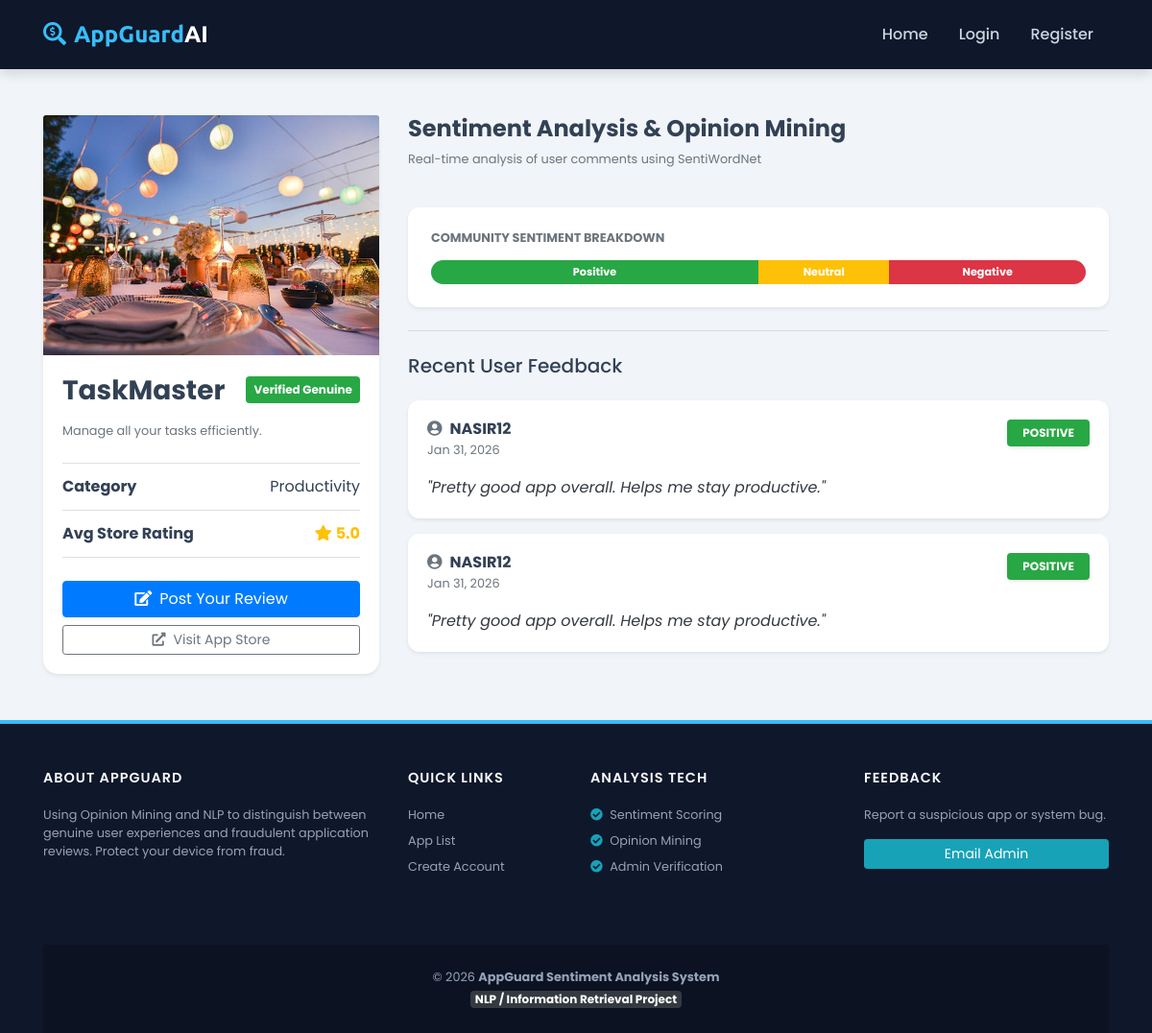
Screenshot of /app/5/ with the database file from the repository.
### myapp/models.py (models this page shows, shortened)
class Application(models.Model):
    name = models.CharField(max_length=150)
    link = models.URLField(max_length=255)
    description = models.TextField()
    category = models.ForeignKey(Category, on_delete=models.SET_NULL, null=True)
    image = models.ImageField(upload_to="app_images/", blank=True, null=True)
    added_on = models.DateTimeField(default=timezone.now)
    rating = models.FloatField(default=5.0)
    avg_sentiment_score = models.FloatField(default=0.0) # Average sentiment score
    is_fraud = models.BooleanField(default=False)

class Category(models.Model):
    name = models.CharField(max_length=100, unique=True)

class Review(models.Model):
    SENTIMENT_CHOICES = (
        ('positive', 'Positive'),
        ('negative', 'Negative'),
        ('neutral', 'Neutral'),
    )
    user = models.ForeignKey(CustomerUser, on_delete=models.CASCADE)
    app = models.ForeignKey(Application, on_delete=models.CASCADE)
    comment = models.TextField()
    rating = models.PositiveSmallIntegerField(default=0)  # 1-5 scale
    sentiment = models.CharField(max_length=10, choices=SENTIMENT_CHOICES, blank=True, null=True)
    sentiment_score = models.FloatField(blank=True, null=True)  # -1 to 1 score
    ip_address = models.GenericIPAddressField(blank=True, null=True)
    is_fake = models.BooleanField(default=False)  # Fake review detection
    created_at = models.DateTimeField(default=timezone.now)

class CustomerUser(models.Model):
    STATUS_CHOICES = (
        ('active', 'Active'),
        ('inactive', 'Inactive'),
        ('banned', 'Banned'),
    )
    user_id = models.AutoField(primary_key=True)
    username = models.CharField(max_length=150, unique=True)
    email = models.EmailField(unique=True)
    password = models.CharField(max_length=255)
    full_name = models.CharField(max_length=150, blank=True, null=True)
    profile_image = models.ImageField(upload_to='profiles/', blank=True, null=True)
    bio = models.TextField(blank=True, null=True)
    phone = models.CharField(max_length=20, blank=True, null=True)
    gender = models.CharField(
        max_length=10,
        choices=[('Male', 'Male'), ('Female', 'Female'), ('Other', 'Other')],
        blank=True,
        null=True
    )
    dob = models.DateField(blank=True, null=True)
    country = models.CharField(max_length=100, blank=True, null=True)
    status = models.CharField(max_length=10, choices=STATUS_CHOICES, default='active')
    last_login = models.DateTimeField(auto_now=True)
    created_at = models.DateTimeField(auto_now_add=True)
    updated_at = models.DateTimeField(auto_now=True)

### myapp/views.py (the view)
# urls.py: path('app/<int:app_id>/', views.app_details, name='app_details'),
def app_details(request, app_id):
    app = get_object_or_404(Application, id=app_id)
    reviews = Review.objects.filter(app=app)
    return render(request, 'app_details.html', {
        'app': app,
        'reviews': reviews
    })

### templates/app_details.html (shortened to what this page needs)
{% extends "base.html" %}
{% block content %}
<div class="container my-5">
    <div class="row">
        <div class="col-lg-4">
            <div class="card shadow-sm border-0 sticky-top" style="top: 100px; border-radius: 15px;">
                {% if app.image %}
                    <img src="{{ app.image.url }}" class="card-img-top" alt="{{ app.name }}" style="height: 250px; object-fit: cover;">
                {% endif %}
                <div class="card-body">
                    <div class="d-flex justify-content-between align-items-center mb-3">
                        <h3 class="font-weight-bold mb-0">{{ app.name }}</h3>
                        <span class="badge {% if app.is_fraud %}badge-danger{% else %}badge-success{% endif %} p-2">
                            {% if app.is_fraud %}Fraud App{% else %}Verified Genuine{% endif %}
                        </span>
                    </div>
                    <p class="text-muted small mb-4">{{ app.description }}</p>
                    <ul class="list-group list-group-flush border-top border-bottom mb-4">
                        <li class="list-group-item d-flex justify-content-between align-items-center px-0 bg-transparent">
                            <strong>Category</strong>
                            <span>{{ app.category.name }}</span>
                        </li>
                        <li class="list-group-item d-flex justify-content-between align-items-center px-0 bg-transparent">
                            <strong>Avg Store Rating</strong>
                            <span class="text-warning font-weight-bold"><i class="fas fa-star mr-1"></i>{{ app.rating }}</span>
                        </li>
                    </ul>
                    <a href="{% url 'add_review' app.id %}" class="btn btn-primary btn-block shadow-sm">
                        <i class="fas fa-edit mr-2"></i>Post Your Review
                    </a>
                    {% if app.link %}
                        <a href="{{ app.link }}" target="_blank" class="btn btn-outline-secondary btn-block btn-sm mt-2">
                            <i class="fas fa-external-link-alt mr-2"></i>Visit App Store
                        </a>
                    {% endif %}
                </div>
            </div>
        </div>
        <div class="col-lg-8">
            <div class="d-flex justify-content-between align-items-end mb-4">
                <div>
                    <h4 class="font-weight-bold">Sentiment Analysis & Opinion Mining</h4>
                    <p class="text-muted small">Real-time analysis of user comments using SentiWordNet</p>
                </div>
            </div>
            <div class="card shadow-sm border-0 mb-4 p-4" style="border-radius: 12px;">
                <h6 class="font-weight-bold text-uppercase small text-muted mb-3">Community Sentiment Breakdown</h6>
                <div class="progress" style="height: 25px; border-radius: 50px;">
                    <div class="progress-bar bg-success" role="progressbar" style="width: {{ pos_percent|default:50 }}%" title="Positive">Positive</div>
                    <div class="progress-bar bg-warning" role="progressbar" style="width: {{ neu_percent|default:20 }}%" title="Neutral">Neutral</div>
                    <div class="progress-bar bg-danger" role="progressbar" style="width: {{ neg_percent|default:30 }}%" title="Negative">Negative</div>
                </div>
            </div>
            <hr class="my-4">
            <h5 class="mb-4">Recent User Feedback</h5>
            {% for review in reviews %}
                <div class="card mb-3 border-0 shadow-sm" style="border-radius: 12px;">
                    <div class="card-body">
                        <div class="d-flex justify-content-between mb-2">
                            <div>
                                <h6 class="font-weight-bold mb-0"><i class="fas fa-user-circle text-secondary mr-2"></i>{{ review.user.username }}</h6>
                                <small class="text-muted">{{ review.created_at|date:"M d, Y" }}</small>
                            </div>
                            <div class="text-right">
                                <span class="badge shadow-sm px-3 py-2
                                    {% if review.sentiment|lower == 'positive' %}badge-success
                                    {% elif review.sentiment|lower == 'negative' %}badge-danger
                                    {% else %}badge-info{% endif %}">
                                    {{ review.sentiment|upper }}
                                </span>
                            </div>
                        </div>
                        <p class="card-text text-dark mt-3" style="font-style: italic;">"{{ review.comment }}"</p>
                    </div>
                </div>
            {% empty %}
                <div class="text-center py-5 bg-white rounded shadow-sm">
                    <i class="fas fa-comment-slash fa-3x text-light mb-3"></i>
                    <p class="text-muted">No sentiment analysis data available for this app yet.</p>
                </div>
            {% endfor %}
        </div>
    </div>
</div>
{% endblock %}

### templates/base.html (style rules this page uses)
:root { --primary-color: #0f172a; --accent-color: #38bdf8; --fraud-red: #ef4444; --genuine-green: #22c55e; --light-bg: #f1f5f9; }
body { font-family: 'Poppins', sans-serif; background-color: var(--light-bg); color: #334155; display: flex; flex-direction: column; min-height: 100vh; }

### templates/app_details.html (style rules this page uses)
.sticky-top { z-index: 10; }
.progress-bar { font-weight: bold; font-size: 0.7rem; }

### rows the page displays
Application: image (picture), name "TaskMaster", description "Manage all your tasks efficiently.", category.name "Productivity", rating "5.0"
Review: user.username "NASIR12", created_at "Jan 31, 2026", sentiment "POSITIVE", comment "Pretty good app overall. Helps me stay productive."
Review: user.username "NASIR12", created_at "Jan 31, 2026", sentiment "POSITIVE", comment "Pretty good app overall. Helps me stay productive."
